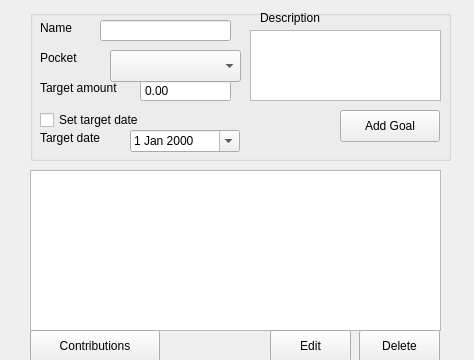
<?xml version="1.0" encoding="UTF-8"?>
<ui version="4.0">
 <class>GoalsWidget</class>
 <widget class="QWidget" name="GoalsWidget">
  <property name="geometry">
   <rect>
    <x>0</x>
    <y>0</y>
    <width>474</width>
    <height>360</height>
   </rect>
  </property>
  <property name="windowTitle">
   <string>Form</string>
  </property>
  <widget class="QGroupBox" name="groupBox">
   <property name="geometry">
    <rect>
     <x>30</x>
     <y>10</y>
     <width>421</width>
     <height>151</height>
    </rect>
   </property>
   <property name="title">
    <string/>
   </property>
   <widget class="QPushButton" name="addButton">
    <property name="geometry">
     <rect>
      <x>310</x>
      <y>100</y>
      <width>100</width>
      <height>32</height>
     </rect>
    </property>
    <property name="text">
     <string>Add Goal</string>
    </property>
   </widget>
   <widget class="QComboBox" name="pocketSelect">
    <property name="geometry">
     <rect>
      <x>80</x>
      <y>40</y>
      <width>131</width>
      <height>32</height>
     </rect>
    </property>
   </widget>
   <widget class="QLabel" name="label">
    <property name="geometry">
     <rect>
      <x>10</x>
      <y>10</y>
      <width>58</width>
      <height>16</height>
     </rect>
    </property>
    <property name="text">
     <string>Name</string>
    </property>
   </widget>
   <widget class="QLabel" name="label_2">
    <property name="geometry">
     <rect>
      <x>10</x>
      <y>70</y>
      <width>101</width>
      <height>16</height>
     </rect>
    </property>
    <property name="text">
     <string>Target amount</string>
    </property>
   </widget>
   <widget class="QLabel" name="label_3">
    <property name="geometry">
     <rect>
      <x>10</x>
      <y>40</y>
      <width>58</width>
      <height>16</height>
     </rect>
    </property>
    <property name="text">
     <string>Pocket</string>
    </property>
   </widget>
   <widget class="QLabel" name="targetDateLabel">
    <property name="geometry">
     <rect>
      <x>10</x>
      <y>120</y>
      <width>81</width>
      <height>16</height>
     </rect>
    </property>
    <property name="text">
     <string>Target date</string>
    </property>
   </widget>
   <widget class="QTextEdit" name="descriptionInput">
    <property name="geometry">
     <rect>
      <x>220</x>
      <y>20</y>
      <width>191</width>
      <height>71</height>
     </rect>
    </property>
   </widget>
   <widget class="QLabel" name="label_5">
    <property name="geometry">
     <rect>
      <x>230</x>
      <y>0</y>
      <width>81</width>
      <height>16</height>
     </rect>
    </property>
    <property name="text">
     <string>Description</string>
    </property>
   </widget>
   <widget class="QDateEdit" name="targetDateInput">
    <property name="geometry">
     <rect>
      <x>100</x>
      <y>120</y>
      <width>110</width>
      <height>22</height>
     </rect>
    </property>
    <property name="buttonSymbols">
     <enum>QAbstractSpinBox::ButtonSymbols::NoButtons</enum>
    </property>
    <property name="calendarPopup">
     <bool>true</bool>
    </property>
   </widget>
   <widget class="QDoubleSpinBox" name="targetAmountInput">
    <property name="geometry">
     <rect>
      <x>110</x>
      <y>70</y>
      <width>91</width>
      <height>22</height>
     </rect>
    </property>
    <property name="buttonSymbols">
     <enum>QAbstractSpinBox::ButtonSymbols::NoButtons</enum>
    </property>
   </widget>
   <widget class="QLineEdit" name="nameInput">
    <property name="geometry">
     <rect>
      <x>70</x>
      <y>10</y>
      <width>131</width>
      <height>21</height>
     </rect>
    </property>
   </widget>
   <widget class="QCheckBox" name="setTargetDateInput">
    <property name="geometry">
     <rect>
      <x>10</x>
      <y>100</y>
      <width>121</width>
      <height>20</height>
     </rect>
    </property>
    <property name="text">
     <string>Set target date</string>
    </property>
   </widget>
  </widget>
  <widget class="QListWidget" name="listWidget">
   <property name="geometry">
    <rect>
     <x>30</x>
     <y>170</y>
     <width>411</width>
     <height>161</height>
    </rect>
   </property>
  </widget>
  <widget class="QPushButton" name="contributionsButton">
   <property name="geometry">
    <rect>
     <x>30</x>
     <y>330</y>
     <width>130</width>
     <height>32</height>
    </rect>
   </property>
   <property name="text">
    <string>Contributions</string>
   </property>
  </widget>
  <widget class="QPushButton" name="editButton">
   <property name="geometry">
    <rect>
     <x>270</x>
     <y>330</y>
     <width>81</width>
     <height>32</height>
    </rect>
   </property>
   <property name="text">
    <string>Edit</string>
   </property>
  </widget>
  <widget class="QPushButton" name="deleteButton">
   <property name="geometry">
    <rect>
     <x>359</x>
     <y>330</y>
     <width>81</width>
     <height>32</height>
    </rect>
   </property>
   <property name="text">
    <string>Delete</string>
   </property>
  </widget>
 </widget>
 <resources/>
 <connections/>
</ui>
